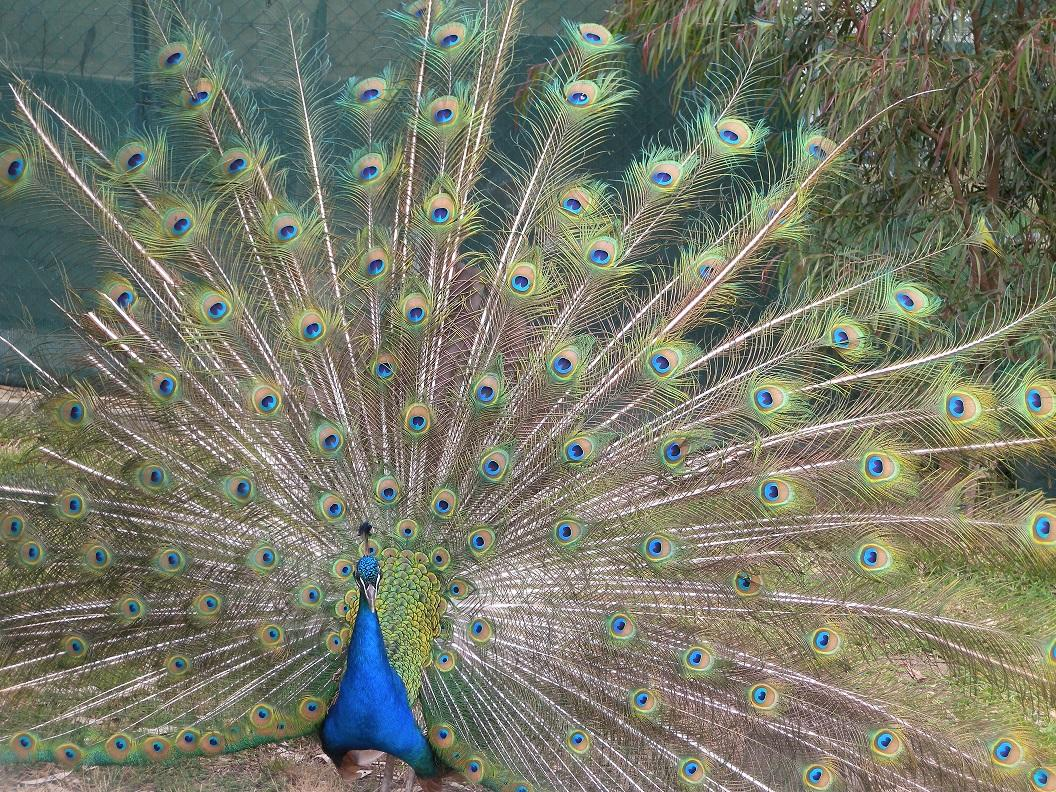
#> input picture securite_multimedia/tp/tp1/peacock.jpg, 1056 x 792 px
$ jupyter execute --allow-errors tp1.ipynb
#> lines starting #> are read from the running program, lines starting #| are printed output that depends on the picture; long printed decimals are rounded
Joao Filipe Costa da Quinta - TP1

[cell 1]
import matplotlib.pyplot as plt
import math
import skimage
import cv2
import numpy as np
import copy
import skimage.metrics as metric
from scipy import signal
from skimage.measure import block_reduce
from os import listdir
from os.path import isfile, join


print("Imports done")

[cell 2]
# random functions that are used all over the project
def rgb2gray(rgb):
    return np.dot(rgb[...,:3], [0.299, 0.587, 0.144])

def affichage_rows_cols_images(rows, cols, images, labels):
    rows = rows
    cols = cols
    axes = []
    fig = plt.figure(figsize=(6*rows,4*cols))
    for i in range(rows * cols):
        axes.append(fig.add_subplot(rows, cols, i + 1))
        plt.imshow(images[i], cmap='gray')
        plt.title(labels[i])
        plt.axis('off')
    fig.tight_layout()
    plt.show()

def loadImageGray(name):
    return cv2.imread(name,0)

Exercice 1:
- 1: read image, display its size and histogram
- 2: convert image to grayscale
- 3: compute global mean and variance of the image
- 4: compute local mean and variance

[cell 3]
### 1
# read and display image peacock.jpg
print("# 1 - read and display image peacock.jpg")
peackock_image = cv2.imread("peacock.jpg")
#> peackock_image is the input picture: shape (792, 1056, 3); mean B, G, R 105.3, 121.6, 118.4
plt.figure()
plt.title("Displayed peacock.jpg ")
plt.axis('off')
plt.imshow(peackock_image)
plt.show()

# image.shape gives us its dimensions -> height, width and number of channels
height,width,channels = peackock_image.shape
#> height = 792; width = 1056; channels = 3
print("peacock.jpg - height: ",height)
#| peacock.jpg - height:  792
print("peacock.jpg - width: ",width)
#| peacock.jpg - width:  1056
print("peacock.jpg - channels: ",channels)
#| peacock.jpg - channels:  3

# extract histograms of all 3 channels
# cv2.calcHist() -> function input: image, which channel, mask, bin count, bin range values
rHist = cv2.calcHist([peackock_image],[2],None,[256],[0,256])
#> rHist = 256 values, max 8586 at index 255, min 109 at index 1, mean 3267
gHist = cv2.calcHist([peackock_image],[1],None,[256],[0,256])
#> gHist = 256 values, max 8555 at index 111, min 26 at index 2, mean 3267
bHist = cv2.calcHist([peackock_image],[0],None,[256],[0,256])
#> bHist = 256 values, max 9236 at index 88, min 117 at index 254, mean 3267

# plot them
fig, axs = plt.subplots(1,3,figsize=(20,4.8))
fig.suptitle("Histogram of each channel for peacock.jpg  image")
axs[0].plot(rHist, 'tab:red')
axs[0].set_title('peacock.jpg - red channel')
axs[1].plot(gHist, 'tab:green')
axs[1].set_title('peacock.jpg - green channel')
axs[2].plot(bHist, 'tab:blue')
axs[2].set_title('peacock.jpg - blue channel')
plt.show()
#> figure, not shown here; panel 1: curve peaks at x = 255, y = 8586; panel 2: curve peaks at x = 111, y = 8555; panel 3: curve peaks at x = 88, y = 9236

### 2 convert image to grayscale and display it
print("# 2 - convert image to grayscale and display it")
gray_peackock_image = cv2.imread("peacock.jpg",0)
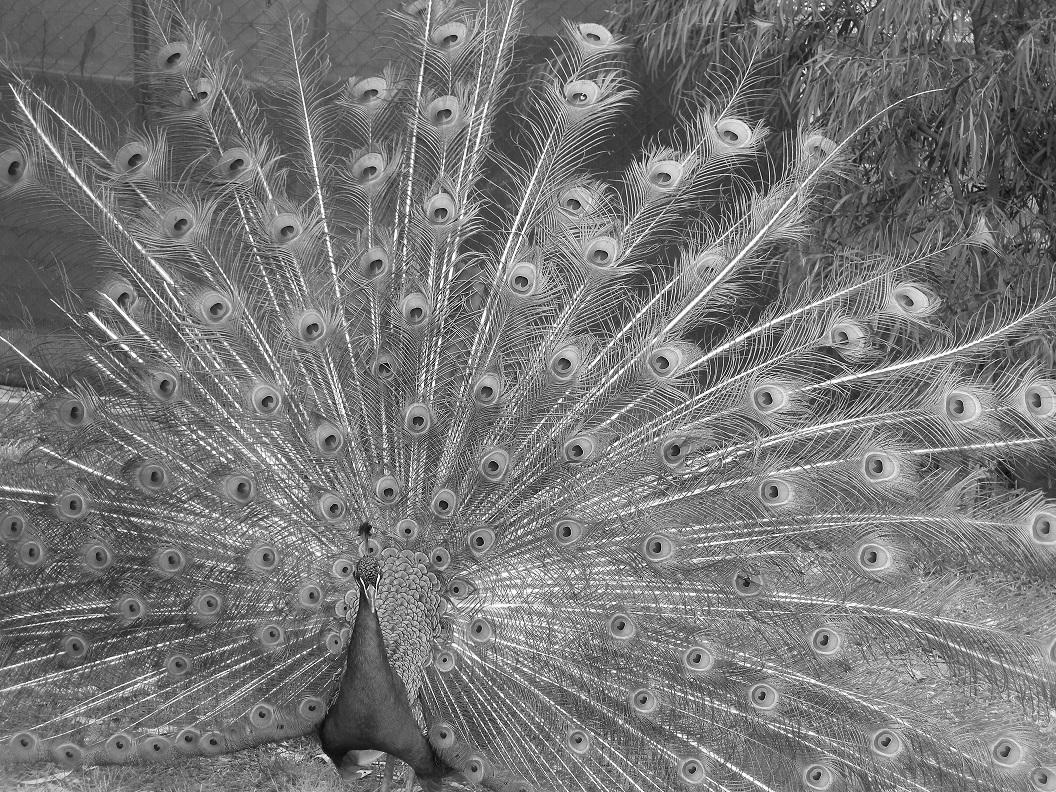
#> gray_peackock_image: shape (792, 1056); min 0, max 255, mean 118.8
plt.figure()
plt.title("Displayed grayscale peacock.jpg")
plt.axis('off')
plt.imshow(gray_peackock_image, cmap = plt.get_cmap('gray'))
plt.show()

### 3 compute global mean and variance
print("# 3 - compute global mean and variance")
# to computle global meand and variance one simply uses functions .mean() and .var() from numpy
globalMean = peackock_image.mean()
#> globalMean = 115.1
globalVar = peackock_image.var()
#> globalVar = 2325.2
print("peacock.jpg - Global mean: ",globalMean)
#| peacock.jpg - Global mean:  115.084
print("peacock.jpg - Global var: ",globalVar)
#| peacock.jpg - Global var:  2325.188

### 4 compute local mean and variance
print()
print("# 4 - compute local mean and variance")
# compute the mean we have to do a convolution, depending on the block size the results will be different (obviously), the convolution is a simple sum of pixex in the box, divided by the number of pixels in the box
localMean = block_reduce(peackock_image,block_size=7, func = np.mean)
localMean = localMean.astype(np.uint8)
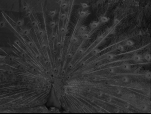
#> localMean: shape (114, 151, 1); min 4, max 92, mean 48.4
plt.figure()
plt.title("Local mean of peacock.jpg - block : 7")
plt.axis('off')
#> (the rest of this cell did not finish here and is left out)

We can see that the local mean is a blured image of the original one, it would be more or less blured depending on the box size

Exercice 2:
- we will talk about additive white gaussian noise
- and salt & pepper noise
- To check our results we will frequently use MSE and PSNR measures

-> first step is to implement the functions that do all of this

[cell 4]
def gaussianNoise(n, m , mu, sigma):
    return np.asarray([[np.random.normal(mu,sigma) for i in range(m)] for j in range(n)])

def addGaussianNoise(X, mu, sigma):
    n, m = X.shape
    Y = gaussianNoise(n, m , mu, sigma)
    return np.asarray([[max(min(255,X[j,i] + Y[j,i]),0) for i in range(m)] for j in range(n)])

def chooseValue(q, p, s_min, s_max, x):
    r = np.random.rand()
    if r <= p:
        return s_min
    elif r <= p+q:
        return s_max
    else:
        return x

def saltPepper(X, p, q):
    s_min = np.min(X)
    s_max = np.max(X)
    return np.asarray([[chooseValue(q, p, s_min, s_max, X[j,i]) for i in range(X.shape[1])] for j in range(X.shape[0])])

def MSE(X,Y):
    if X.shape == Y.shape:
        return np.sum([np.sum([(X[j,i]- Y[j,i])**2 for i in range(X.shape[1])]) for j in range(X.shape[0])]) / (X.shape[0]*X.shape[1])
    else:
        return 0

def PSNR(X,Y):
    a = 255
    mse = MSE(X,Y)
    if mse != 0:
        return 10 * np.log10(a**2/mse)
    else:
        return 0

def PSNR2(X,Y):
    a = 255
    sigma = np.sqrt(MSE(X,Y))
    return 10 * np.log10((a**2)/(sigma**2))

[cell 5]
print("# load the same image twice, once where each pixel is described with 8 bits, and the other with 1 bit, compute their MSE")
gray_peackock_image_8_bit = cv2.imread("peacock.jpg",0)
gray_peackock_image_1_bit = skimage.img_as_float(cv2.imread("peacock.jpg",0))
#> gray_peackock_image_1_bit: shape (792, 1056) float64; min 0, max 1, mean 0.466
mse_8_bit_1_bit = MSE(gray_peackock_image_8_bit,gray_peackock_image_1_bit)
#> mse_8_bit_1_bit = 16128.4
psnr_8_bit_1_bit = PSNR(gray_peackock_image_8_bit,gray_peackock_image_1_bit)
#> psnr_8_bit_1_bit = 6.05
psnr2_8_bit_1_bit = PSNR2(gray_peackock_image_8_bit,gray_peackock_image_1_bit)
#> in PSNR2, `sigma = np.sqrt(MSE(X,Y))`: sigma = 127
#> psnr2_8_bit_1_bit = 6.05
print("MSE between the 2 images of different data types is : ", mse_8_bit_1_bit)
#| MSE between the 2 images of different data types is :  16128.448
print("PSNR between the 2 images of different data types is : ", psnr_8_bit_1_bit)
#| PSNR between the 2 images of different data types is :  6.055
print("PSNR2 between the 2 images of different data types is : ", psnr2_8_bit_1_bit)
#| PSNR2 between the 2 images of different data types is :  6.055

This is due to the fact that the images are completely different, in the "normal" image, every pixel is described with 8 bits of data, wich means there are 256 values, where as the converted image is described with 1 bit, so there tare 2 values possible, which means that probably every pixel in the images are different !

[cell 6]
# lets load a new image -> for instance, the
print("# lets add noise to images !")
image_original_gray = np.float32(cv2.imread("dct_db/20100814000115_img_7357_630.tif",0))
#> image_original_gray = nan
plt.figure()
plt.title("Original image")
plt.axis('off')
#> (the rest of this cell did not finish here and is left out)

We can see that a higher DB means the image is close to the original image !

it is also interesting to see the rate of growth, +10 DB ==> /10 MSE

#> (a cell that did not finish here is left out)

#TODO

[cell 8]
# lets load a new image -> for instance, the
print("# lets add noise to images !")
image_original_gray = np.float32(cv2.imread("dct_db/20100814000115_img_7357_630.tif",0))
plt.figure()
plt.title("Original image")
plt.axis('off')
#> (the rest of this cell did not finish here and is left out)

GAUSSIAN NOISE:
Noisy image -> 10.0dB  -> mu = 100 :: MSE ->  6231.13
Noisy image -> 20.0dB  -> mu = 27 :: MSE ->  682.78
Noisy image -> 30.0dB  -> mu = 8 :: MSE ->  62.264
Noisy image -> 40.0dB  -> mu = 2.5 :: MSE ->  6.102

SALT AND PEPPER:
Noisy image -> 10.0dB :: MSE ->  6661.937
Noisy image -> 20.0dB :: MSE ->  673.428
Noisy image -> 29.0dB :: MSE ->  74.569
Noisy image -> 40.0dB :: MSE ->  7.164


Salt and pepper noise is much more noticeable than gaussian additive noise, for the same MSE/dB value

Perceptual Hash:
- design and implement perceptual hash
- check for coliisions of hash
- implement function that computes hamming distance and Pb
- test how noise will influence perceptual hash computation

(1) first, lets implement the algorithm !
(2) load all images, and compute all perceptual hashes
(3) check for collisions
(4) implement hamming distance function

[cell 9]
def perceptualHash(gray_image):
    globalMean = gray_image.mean()
    localMean = block_reduce(gray_image,block_size=(32,32), func = np.mean)
    binaryV = np.asarray([1 if localMean_>globalMean else -1 for localMean_ in localMean.flatten()])
    return binaryV

def loadFilesInFolder(folder):
    return [f for f in listdir(folder) if isfile(join(folder, f))]

def computeHammingDistance(s1,s2):
    sum = [s1[i] == s2[i] for i in range(s1.shape[0])].count(False)
    error_pb = sum/s1.shape[0]
    return sum, error_pb

def load200Images(folder):
    fileNames = loadFilesInFolder(folder)
    return [loadImageGray(folder + "/" + fileName) for fileName in fileNames]
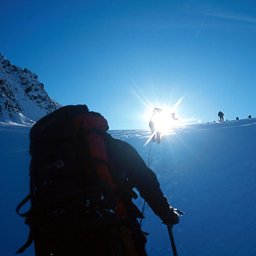
#> input picture securite_multimedia/tp/tp1/dct_db/0002_Alpen_Maurits.tif, 256 x 256 px
#> in loadImageGray, `return cv2.imread(name,0)`:
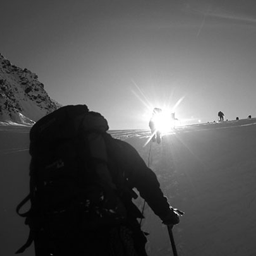
#> returned value: shape (256, 256); min 1, max 255, mean 85.2
#> call 2 of loadImageGray, with name = 'dct_db/0021_Alpen_Maurits.tif'
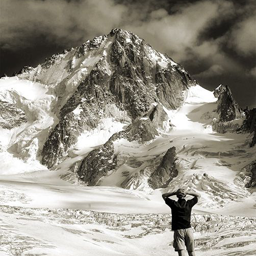
#> input picture securite_multimedia/tp/tp1/dct_db/0021_Alpen_Maurits.tif, 256 x 256 px
#> call 3 of loadImageGray, with name = 'dct_db/0022_Alpen_Maurits.tif'
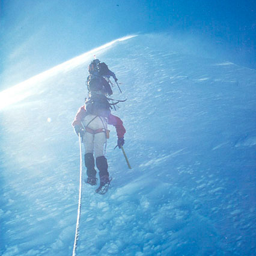
#> input picture securite_multimedia/tp/tp1/dct_db/0022_Alpen_Maurits.tif, 256 x 256 px
#> in loadImageGray (call 3), `return cv2.imread(name,0)`:
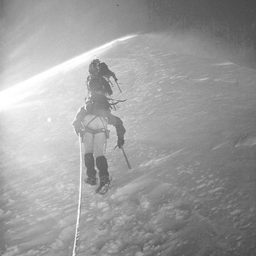
#> returned value: shape (256, 256); min 71, max 255, mean 157.1


def computePerceptualHash(images=load200Images("dct_db")):
    perceptualHashes = np.asarray([perceptualHash(image) for image in images])
    return perceptualHashes.transpose()

def computeNoisyimages(images=load200Images("dct_db"), noiseType="gaussian", mu=0, sigma=1, p=0.1, q=0.1):
    if noiseType == "gaussian":
        noisy_images = [addGaussianNoise(image, mu, sigma) for image in images]
    else:
        noisy_images = [saltPepper(image, p, q) for image in images]
    perceptualHashes = np.asarray([perceptualHash(image_) for image_ in noisy_images])
    return perceptualHashes.transpose()


def computePbFromZ_(Z_, L):
    return [Z_[i,j]/L for i in range(Z_.shape[0]) for j in range(i+1,Z_.shape[0])]

def computePbFromZ(Z, L):
    return [Z_[i,i]/L for i in range(Z_.shape[0])]

def normalizeListVals(liste):
    t = np.sum(liste)
    return [v/t for v in liste]

[cell 10]
fileNames = loadFilesInFolder("dct_db")
#> fileNames = ['0002_Alpen_Maurits.tif', '0021_Alpen_Maurits.tif', '0022_Alpen_Maurits.tif']
images = [loadImageGray("dct_db/"+image) for image in fileNames]
#> images = 3 items
perceptualHashes = [perceptualHash(image) for image in images]
#> in perceptualHash, `globalMean = gray_image.mean()`: globalMean = 85.24
#> in perceptualHash, `binaryV = np.asarray([1 if localMean_>globalMean else -1 for localMean..`: binaryV = 64 values, max 1 at index 3, min -1 at index 0, mean -0.0625
#> perceptualHashes = 3 items

print("There are",len(perceptualHashes), "total perceptual hashes (each of a different image)")
#| There are 3 total perceptual hashes (each of a different image)
print("There are",len(np.unique(perceptualHashes, axis=1)), "unique perceptual hashes")
#| There are 3 unique perceptual hashes

As we can see, there are no collision,s which is normal, since there are $2^{64}$ possible hashes.

[cell 11]
images = load200Images("dct_db") # load images
X = computePerceptualHash(images) # matrix of size (64 x number of images)
#> X = 64 rows, first 8: [-1, -1, -1], [-1, -1, 1], [-1, -1, 1], [1, -1, -1], [1, -1, -1], [1, -1, -1], [1, -1, -1], [1, -1, -1]
Y = computeNoisyimages(images, noiseType="gaussian", sigma=4.5) # sigma = 4.5 -> 35 Db (gaussian noise)
#> call 2 of addGaussianNoise, with mu = 0, sigma = 4.5
#> in addGaussianNoise (call 2), `Y = gaussianNoise(n, m , mu, sigma)`:
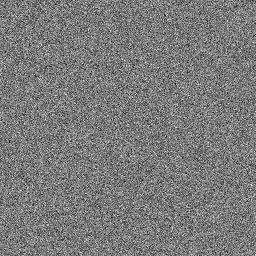
#> Y: shape (256, 256) float64; min -17.91, max 19.29, mean 0.0473; drawn with min black and max white
#> call 3 of addGaussianNoise, with mu = 0, sigma = 4.5
#> in addGaussianNoise (call 3), `Y = gaussianNoise(n, m , mu, sigma)`:
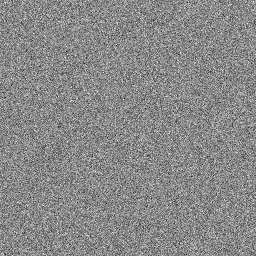
#> Y: shape (256, 256) float64; min -21.13, max 18.17, mean 0.0169; drawn with min black and max white
#> in computeNoisyimages, `noisy_images = [addGaussianNoise(image, mu, sigma) for image in images]`: noisy_images = 3 items
#> Y has the same summary as X
print(X.shape)
#| (64, 3)
print(Y.shape)
#| (64, 3)

[cell 12]
L = 64
Z = np.matmul(X.transpose(),Y) # formule pour z
#> Z = [[64, -26, -10], [-26, 64, 8], [-10, 8, 64]]
Z = np.divide((Z - L),-2)
#> Z = [[0, 45, 37], [45, 0, 28], [37, 28, 0]]
Z_ = np.matmul(X.transpose(),X)# formule pour z'
#> Z_ = [[64, -26, -10], [-26, 64, 8], [-10, 8, 64]]
Z_ = np.divide((Z_ - L),-2)
#> Z_ = [[0, 45, 37], [45, 0, 28], [37, 28, 0]]
print(Z.shape)
#| (3, 3)
print(Z_.shape)
#| (3, 3)

print(Z)
#| [[-0. 45. 37.]
#|  [45. -0. 28.]
#|  [37. 28. -0.]]
print()
print(Z_)
#| [[-0. 45. 37.]
#|  [45. -0. 28.]
#|  [37. 28. -0.]]

[cell 13]
pb_list_inter = computePbFromZ_(Z_, L)
#> pb_list_inter = [0.703, 0.578, 0.438]
pb_list_intra = computePbFromZ(Z,L)
#> pb_list_intra = [0, 0, 0]

plt.hist(pb_list_inter, bins ="auto",label= "inter class",density=True)
#plt.hist(pb_list_intra, label= "intra class", bins ="auto",histtype="step",density=True)
plt.show()
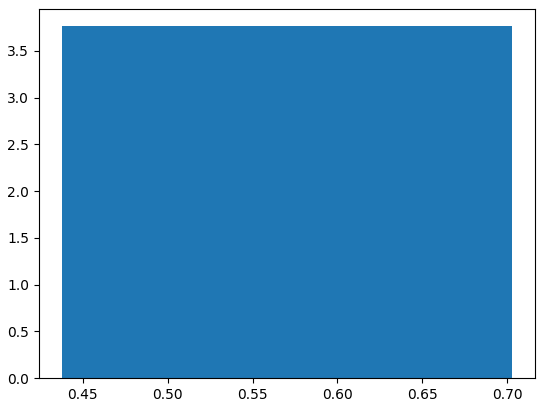
#> figure drawn by matplotlib, 1 panel

plt.hist(pb_list_intra, bins ="auto",density=True)
plt.show()
